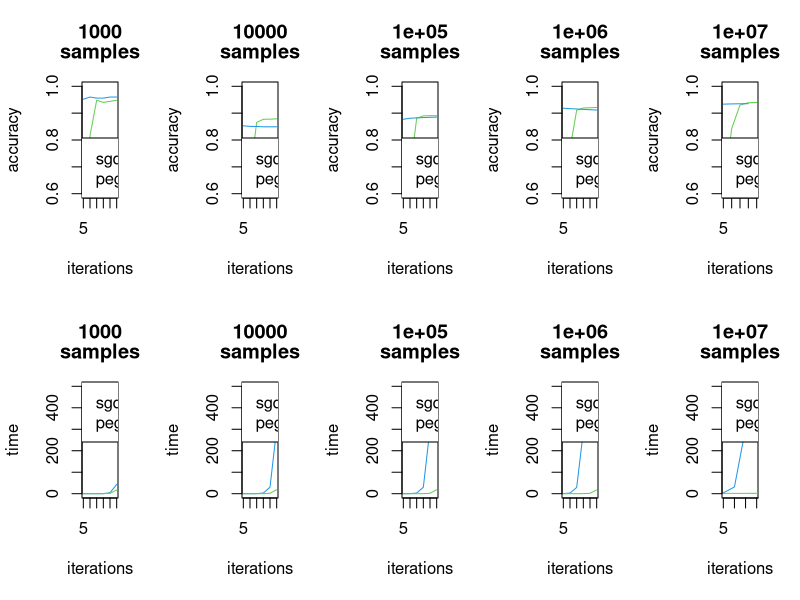

Source code (R):

png('benchmarks.png', width = 1500, height = 1000)

d = read.csv('benchmarks.csv')
par(mfrow=c(2,5), cex=1)

for(i in c(1000, 10000, 100000,1000000, 10000000)) {
    peg = d[d$samples==i & d$model=='peg',]
    sgd = d[d$samples==i & d$model=='sgd',]

    if(nrow(peg) > 0 || nrow(sgd) > 0) {
        plot(peg$accuracy, type='l', col=3, yaxt='n', xaxt='n', ylim=c(0.6,1), 
             main=c(i,'samples'), ylab='accuracy', xlab='iterations')
        axis(2, c(0.6, 0.7, 0.8, 0.9, 1))
        axis(1, at=1:6, labels=c(5, 50, 500, 5000, 50000, 500000))
        lines(sgd$accuracy, type='l', col=4)
        legend('bottom', col=c(4,3), c('sgd', 'pegasos'), lty=1)


    }
}

for(i in c(1000, 10000, 100000,1000000, 10000000)) {
    peg = d[d$samples==i & d$model=='peg',]
    sgd = d[d$samples==i & d$model=='sgd',]

    if(nrow(peg) > 0 || nrow(sgd) > 0) {
        plot(sgd$time, type='l', col=4, xaxt='n', main=c(i,'samples'), 
             ylim=c(0,500), ylab='time', xlab='iterations')
        axis(1, at=1:6, labels=c(5, 50, 500, 5000, 50000, 500000))
        lines(peg$time, type='l', col=3)
        legend('top', col=c(4,3), c('sgd', 'pegasos'), lty=1)
    }
}

dev.off()
